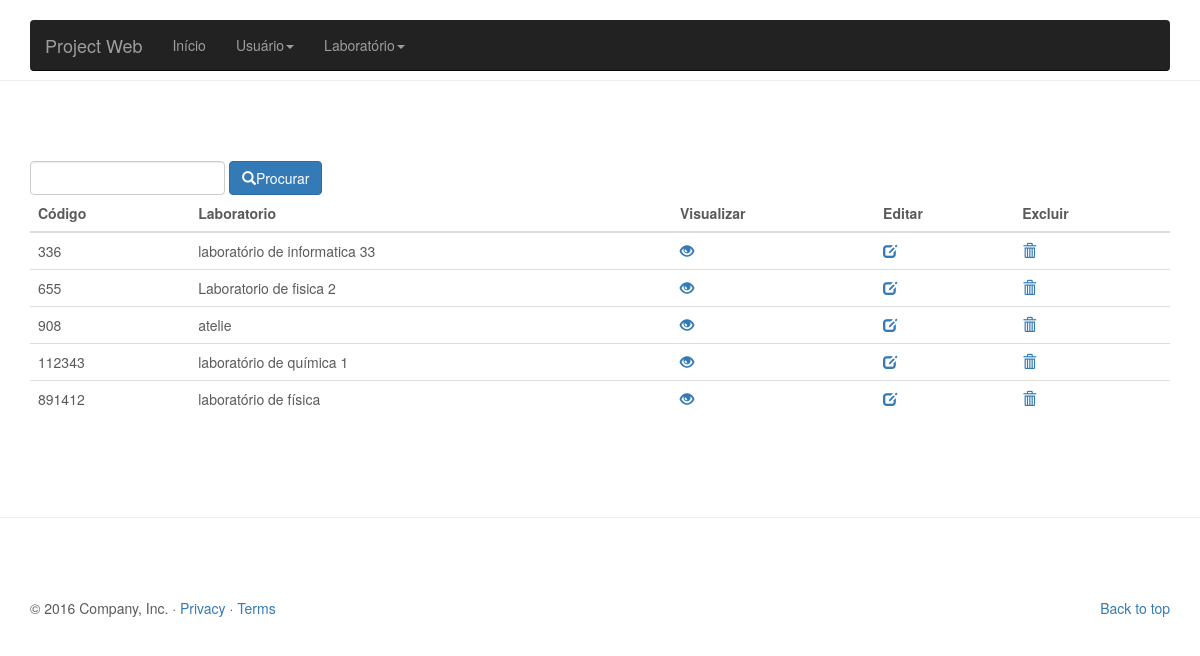
The app's page /lab/view/listarLab.php with its own data.
### tables this page shows
CREATE TABLE `lab` (
  `codigo` int(11) NOT NULL,
  `nome` varchar(100) DEFAULT NULL
);

### lab/view/listarLab.php (the view, shortened to what this page needs)
<?php include '../controller/conexao.php';
  if(!empty($_REQUEST)){
    $busca = $_REQUEST['buscar'];
    $query = "SELECT * FROM lab WHERE nome LIKE '%$busca%' or codigo LIKE '%$busca%'";
  }else{
    $query = "SELECT * FROM lab";
  }
$res = mysqli_query($conn, $query);
?>
<!DOCTYPE html>
<html lang="pt-br">
  <head>
    <link href="../css/bootstrap.min.css" rel="stylesheet">
    <link href="../css/carousel.css" rel="stylesheet">
  </head>
  <body>
    <div class="navbar-wrapper">
      <div class="container">
        <nav class="navbar navbar-inverse navbar-static-top">
          <div class="container">
            <div class="navbar-header">
              <a class="navbar-brand" href="inicio.php">Project Web</a>
            </div>
            <div id="navbar" class="navbar-collapse collapse">
              <ul class="nav navbar-nav">
                <li><a href="inicio.php">Início</a></li>
                <li class="dropdown">
                  <a href="inserirUser.php" class="dropdown-toggle" data-toggle="dropdown" role="button" aria-haspopup="true" aria-expanded="false">Usuário<span class="caret"></span></a>
                  <li class="dropdown">
                  <a href="inserirUser.php" class="dropdown-toggle" data-toggle="dropdown" role="button" aria-haspopup="true" aria-expanded="false">Laboratório<span class="caret"></span></a>
                </li>
              </ul>
            </div>
          </div>
        </nav>
      </div>
    </div>
<hr class="featurette-divider">
       <div class="container">
       <form class="form-inline" method="get" action="listarLab.php">
        <input type="text" name="buscar" id="nome" class="form-control" autofocus>
        <button class="btn btn-primary" type="submit"><span class="glyphicon glyphicon-search"></span>Procurar</button>
      </form>
        <table class="table table-hover">
    <thead>
      <tr>
        <th>Código</th>
        <th>Laboratorio</th>
        <th>Visualizar</th>
        <th>Editar</th>
        <th>Excluir</th>
      </tr>
    </thead>
    <tbody>
      <?php
while($linha = mysqli_fetch_array($res)){
        echo "<tr><td>".$linha['codigo']."</td>";
        echo "<td>".$linha['nome']."</td>";
        echo "<td><a href=\"verLab.php?codigo=$linha[codigo]&nome=$linha[nome]\"<span class='glyphicon glyphicon-eye-open'></span></a></td>";
        echo "<td><a href=\"editLab.php?codigo=$linha[codigo]&nome=$linha[nome]\"><span class='glyphicon glyphicon-edit'></span></a></td>";
        echo "<td><a href=\"../controller/controllerLab.php?btn=deletar&codigo=$linha[codigo]&nome=$linha[nome]\"onClick=\"return confirm('Tem certeza que deseja excluir?')\"><span class='glyphicon glyphicon-trash'></span></a></td></tr>";
      }
    ?>
    </tbody>
  </table>
</div>
<hr class="featurette-divider">
    <div class="container marketing">
      <footer>
        <p class="pull-right"><a href="#">Back to top</a></p>
        <p>&copy; 2016 Company, Inc. &middot; <a href="#">Privacy</a> &middot; <a href="#">Terms</a></p>
      </footer>
    </div>
  </body>
</html>

### lab/css/carousel.css (style rules this page uses)
body { padding-bottom: 40px; color: #5a5a5a; }
.navbar-wrapper { position: absolute; top: 0; right: 0; left: 0; z-index: 20; }
.navbar-wrapper > .container { padding-right: 0; padding-left: 0; }
.navbar-wrapper .navbar { padding-right: 15px; padding-left: 15px; }
.navbar-wrapper .navbar .container { width: auto; }
.featurette-divider { margin: 80px 0; }
@media (min-width: 768px) { .navbar-wrapper { margin-top: 20px; } }
@media (min-width: 768px) { .navbar-wrapper .container { padding-right: 15px; padding-left: 15px; } }
@media (min-width: 768px) { .navbar-wrapper .navbar { padding-right: 0; padding-left: 0; } }
@media (min-width: 768px) { .navbar-wrapper .navbar { border-radius: 4px; } }

### records on screen
lab: codigo "336", nome "laboratório de informatica 33"
lab: codigo "655", nome "Laboratorio de fisica 2"
lab: codigo "908", nome "atelie"
lab: codigo "112343", nome "laboratório de química 1"
lab: codigo "891412", nome "laboratório de física"
